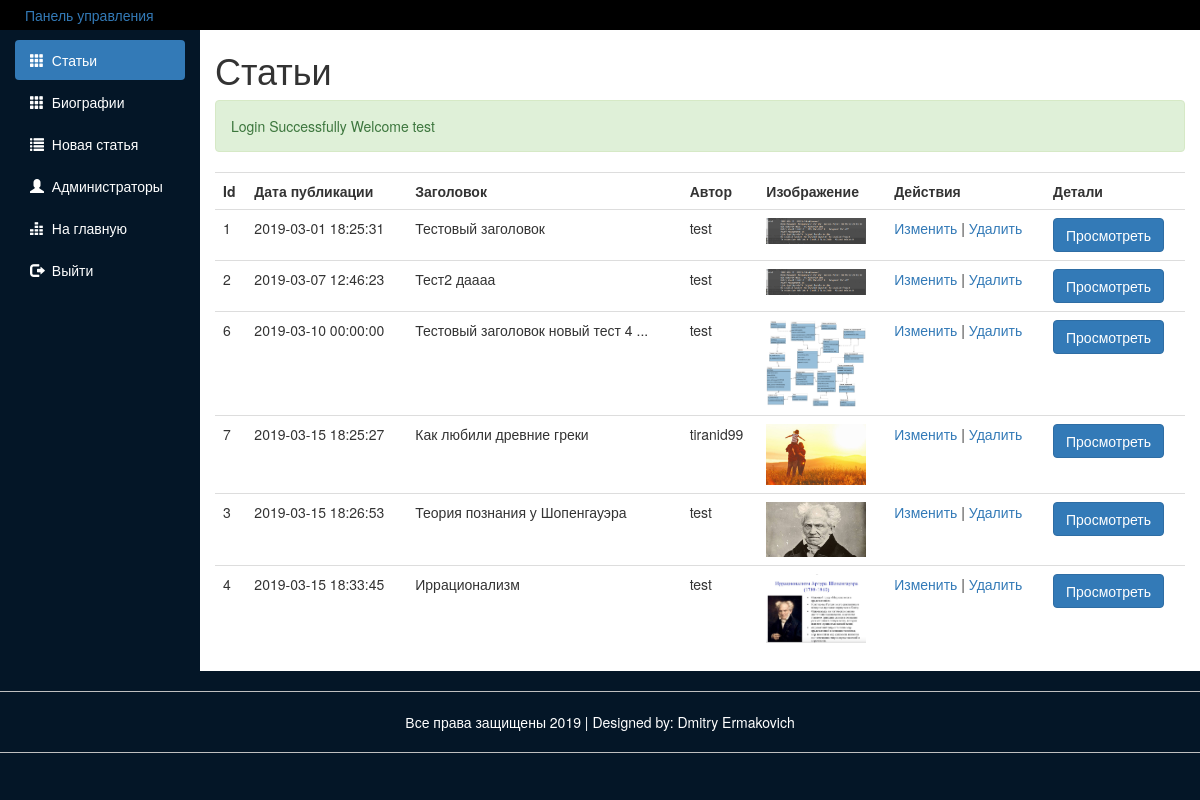
Page /src/public_routes/Dashboard (signed in) on the earlier database version.
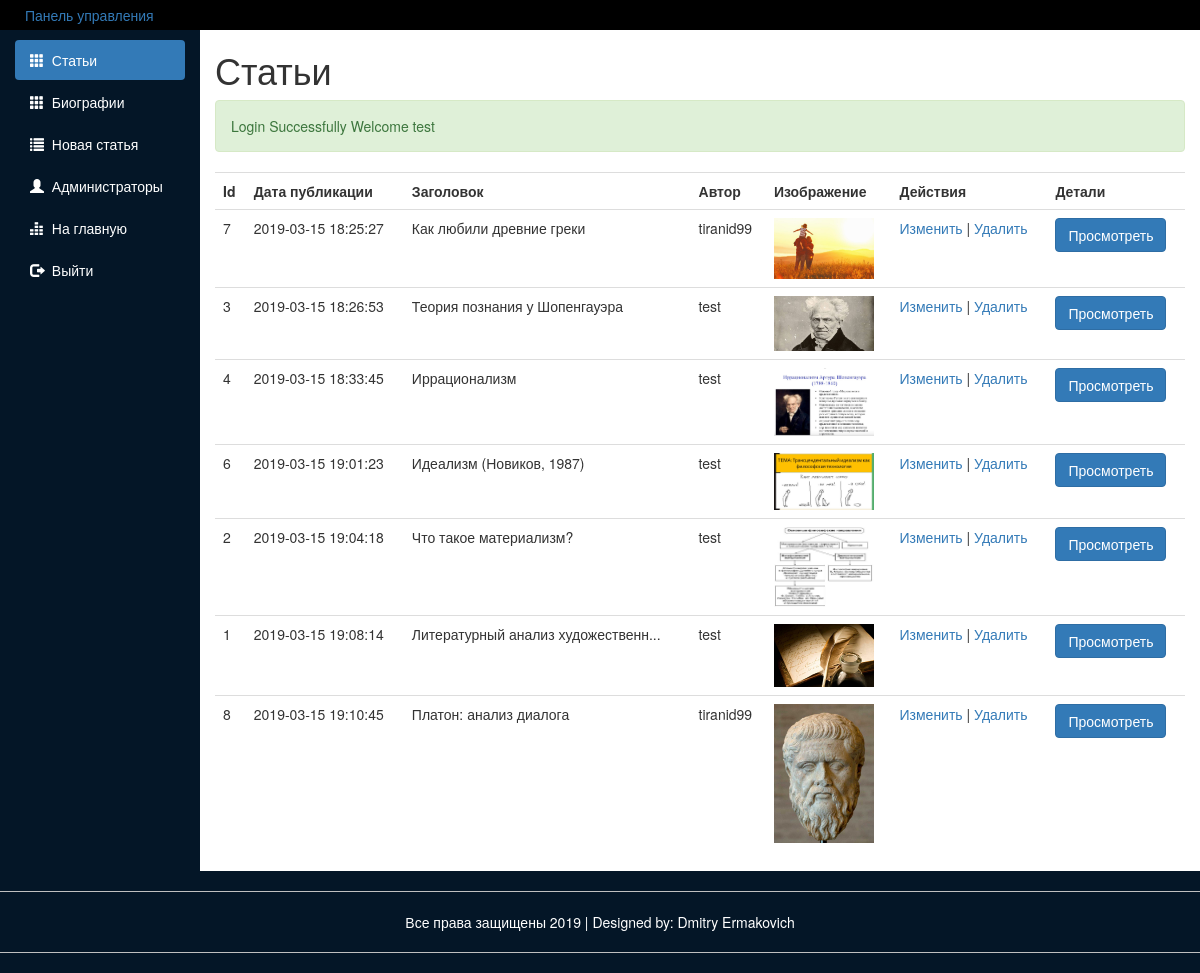
Same page on the later database version.
### src/public_routes/Dashboard/index.php (called while the page is built)
<?php require_once('Dashboard.php') ?>

### src/Include/dbFunctions.php (called while the page is built, shortened)
<?php
require_once 'DatabaseLoad.php';
function doSQLQuery($query)
{
  global $con2;
  try {
    $exec = mysqli_query($con2, $query) or die(mysqli_error($con2));
    if ($exec) {
      return $exec;
    }
  } catch (Exception $e) {
    echo $e->getMessage();
  }
  return false;
}
function execQueryToArray($query)
{
  global $con2;
  $exec = doSQLQuery($query) or die(mysqli_error($con2));
  if ($exec) {
    $arr = [];
    if (mysqli_num_rows($exec) > 0) {
      while ($post = mysqli_fetch_assoc($exec)) {
        array_push($arr, $post);
      }
    }
    return $arr;
  }
  return null;
}
function getUserById($id)
{
  $query = "SELECT * FROM Пользователи WHERE id = $id";
  $resultArray = execQueryToArray($query);
  $author = $resultArray[0];
  return $author;
}

### src/utils/dashboard_c.php (the view, shortened to what this page needs)
<?php
function fillArticleTable()
{
  $sql = "SELECT * FROM Статьи ORDER BY дата_публикации";
  $exec = doSQLQuery($sql);
  if (mysqli_num_rows($exec) < 1) {
    ?>
    <p class="lead">У вас 0 постов в данный момент</p>
    <a href="NewPost.php"><button class="btn btn-info">Добавить пост</button></a>
    <?php
  } else {?>
      <table class="table table-hover">
        <tr>
          <th>Id</th>
          <th>Дата публикации</th>
          <th>Заголовок</th>
          <th>Автор</th>
          <th>Изображение</th>
          <th>Действия</th>
          <th>Детали</th>
        </tr>
        <?php
    while ($post = mysqli_fetch_assoc($exec)) {
      $post_id = $post['id'];
      $post_date = $post['дата_публикации'];
      $post_title = $post['заголовок'];
      $authorId = $post['автор'];
      $author = getUserById($authorId)['никнейм'];
      $image = $post['изображение'];
      ?>
      <tr>
        <td><?php echo $post_id; ?></td>
        <td><?php echo $post_date; ?></td>
        <td><?php
      if (mb_strlen($post_title) > 32) {
        echo mb_substr($post_title, 0, 32, "utf-8") . '...';
      } else {
        echo $post_title;
      }
      $t = time();
      ?></td>
        <td><?php echo $author; ?></td>
        <td>
          <?php echo "<img class='img-responsive' src='../Upload/Image/$image?m=$t' width='100px' height='150px'>"; ?>
        </td>
        <td>
          <?php echo "<a href='editpost.php?post_id=$post_id'>Изменить</a> | <a href='deletepost.php?delete_post_id=$post_id'>Удалить</a>"; ?>
        </td>
        <td><a href="/Post.php?id=<?php echo $post_id; ?>"><button class="btn btn-primary">Просмотреть</button></a></td>
      </tr>
      <?php
    }
  }
}
?>

### src/public_routes/Dashboard/Dashboard.php (shortened to what this page needs)
<?php require_once('../../Include/Sessions.php') ?>
<?php require_once('../../Include/commonFuncs.php') ?>
<?php require_once('../../Include/dbFunctions.php') ?>
<?php require_once('../../utils/dashboard_c.php') ?>
<!DOCTYPE html>
<html>
<head>
  <link href="https://stackpath.bootstrapcdn.com/bootstrap/3.3.7/css/bootstrap.min.css" rel="stylesheet"
>
  <link rel="stylesheet" type="text/css" href="/js-scripts/Assets/styles.css">
</head>
<body>
  <div class="heading">
    <a href="">
      <p>Панель управления</p>
    </a>
  </div>
  <div class="container-fluid">
    <div class="main" id="dashboard">
      <div class="row">
        <div class="col-sm-2">
          <ul id="side-menu" class="nav nav-pills nav-stacked">
            <li class="active"><a href="Dashboard.php">
                <span class="glyphicon glyphicon-th"></span>
                &nbsp;Статьи</a></li>
            <li class=""><a href="Biographies.php">
                <span class="glyphicon glyphicon-th"></span>
                &nbsp;Биографии</a></li>
            <li><a href="NewPost.php">
                <span class="glyphicon glyphicon-list"></span>
                &nbsp;Новая статья</a></li>
            <li><a href="Admin.php">
                <span class="glyphicon glyphicon-user"></span>
                &nbsp;Администраторы</a></li>
            <li><a href="/Blog.php">
                <span class="glyphicon glyphicon-equalizer"></span>
                &nbsp;На главную</a></li>
            <li><a href="/Lagout.php">
                <span class="glyphicon glyphicon-log-out"></span>
                &nbsp;Выйти</a></li>
          </ul>
        </div>
        <div class="col-xs-10" style="min-height: -webkit-fill-available;">
          <div>
            <h1>Статьи</h1>
            <?php echo SuccessMessage(); ?>
            <div class="table-responsive">
              <?php fillArticleTable() ?>
              </table>
            </div>
          </div>
        </div>
      </div>
    </div>
  </div>
  <div class="row" id="footer">
    <div class="col-sm-12">
      <hr>
      <p>Все права защищены 2019 | Designed by: Dmitry Ermakovich</p>
      <hr>
    </div>
  </div>
</body>
</html>

### src/Include/Sessions.php (shortened to what this page needs)
<?php
function SuccessMessage()
{
  if (isset($_SESSION['successMessage'])) {
    $ouput = "
			<div class='alert alert-success'>" .
    htmlentities($_SESSION["successMessage"]) .
      "</div>
		";
    return $ouput;
  }
}

### src/public_routes/js-scripts/Assets/styles.css (style rules this page uses)
body { background: #041627; overflow-x: hidden; }
.heading { height: 50px; padding: 5px; background: black; padding-left: 25px; color: silver; }
.col-sm-2 { background: #041627; padding-top: 10px; }
.col-xs-10 { background: white !important; min-height: 650px; overflow: hidden; }
#side-menu li a { color: white; }
#footer { text-align: center; color: white; }
hr { border-color: silver; }
.main { margin-top : -20px; }

Differences in the rows shown:
changed статьи id 6: дата_публикации "2019-03-10 00:00:00" → "2019-03-15 19:01:23"; изображение: a different picture; заголовок "Тестовый заголовок новый тест 4" → "Идеализм (Новиков, 1987)"; moves down the list
changed статьи id 2: дата_публикации "2019-03-07 12:46:23" → "2019-03-15 19:04:18"; заголовок "Тест2 даааа" → "Что такое материализм?"; изображение: a different picture; moves down the list
changed статьи id 1: дата_публикации "2019-03-01 18:25:31" → "2019-03-15 19:08:14"; изображение: a different picture; заголовок "Тестовый заголовок" → "Литературный анализ художественн"; moves down the list
added статьи: id "8", дата_публикации "2019-03-15 19:10:45", заголовок "Платон: анализ диалога", автор.никнейм "tiranid99", изображение (picture)
